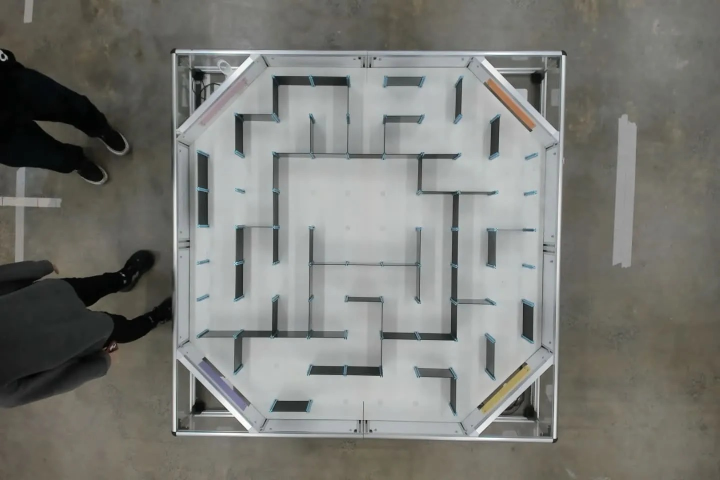
#> input picture path_planning/maze_images/eg.jpg, 1440 x 960 px, found by its file name (shown at 1/2 size)
$ python hsv_picker.py
#> lines starting #> are read from the running program, lines starting #| are printed output that depends on the picture
#import opencv and numpy
import cv2
import numpy as np

#trackbar callback function to update HSV value
def callback(x):
    global H_low, H_high, S_low, S_high, V_low, V_high
    #assign trackbar position value to H, S, V High and low variables
    H_low = cv2.getTrackbarPos('low H', 'controls')
    H_high = cv2.getTrackbarPos('high H', 'controls')
    S_low = cv2.getTrackbarPos('low S', 'controls')
    S_high = cv2.getTrackbarPos('high S', 'controls')
    V_low = cv2.getTrackbarPos('low V', 'controls')
    V_high = cv2.getTrackbarPos('high V', 'controls')

#create a separate window named 'controls' for trackbar
cv2.namedWindow('controls', 2)
cv2.resizeWindow("controls", 550, 10)

#global variables
H_low = 0
H_high = 179
S_low = 0
S_high = 255
V_low = 0
V_high = 255

#create trackbars for high, low H, S, V
cv2.createTrackbar('low H', 'controls', 0, 179, callback)
cv2.createTrackbar('high H', 'controls', 179, 179, callback)
cv2.createTrackbar('low S', 'controls', 0, 255, callback)
cv2.createTrackbar('high S', 'controls', 255, 255, callback)
cv2.createTrackbar('low V', 'controls', 0, 255, callback)
cv2.createTrackbar('high V', 'controls', 255, 255, callback)

while(1):
    #read source image
    img = cv2.imread("./path_planning/maze_images/eg.jpg")
#> img is the input picture: shape (960, 1440, 3); mean B, G, R 116.9, 121.9, 121.3

    #scale down the image by a factor of 1
    width = int(img.shape[1] * 0.4)
#> width = 576
    height = int(img.shape[0] * 0.4)
#> height = 384
    img = cv2.resize(img, (width, height), interpolation=cv2.INTER_AREA)
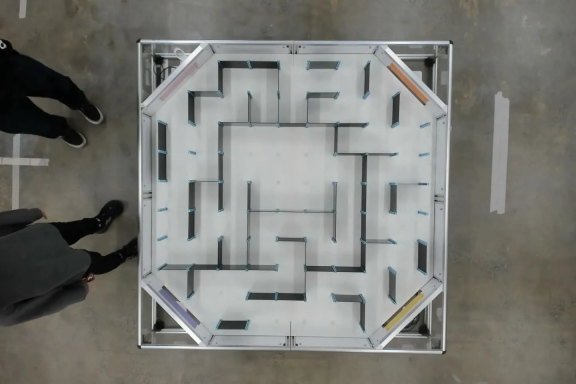
#> img: shape (384, 576, 3); mean B, G, R 116.9, 121.9, 121.3

    #convert source image to HSV color mode
    hsv = cv2.cvtColor(img, cv2.COLOR_BGR2HSV)
#> hsv: shape (384, 576, 3); mean H, S, V 51.3, 22.5, 123.6

    #define the range for HSV values
    hsv_low = np.array([H_low, S_low, V_low], np.uint8)
    hsv_high = np.array([H_high, S_high, V_high], np.uint8)

    #create mask for the specified HSV range
    mask = cv2.inRange(hsv, hsv_low, hsv_high)
#> mask: shape (384, 576); every value is 255
    #masking HSV value selected color becomes black
    res = cv2.bitwise_and(img, img, mask=mask)

    #show images
    cv2.imshow('mask', mask)
    cv2.imshow('res', res)

    #wait for the user to press escape and break the while loop
    k = cv2.waitKey(1) & 0xFF
#> (key Esc is pressed here)
    if k == 27:
        break

#destroy all windows
cv2.destroyAllWindows()

$ run again, with path_planning/maze_images/cam_1_1.jpg copied over path_planning/maze_images/eg.jpg
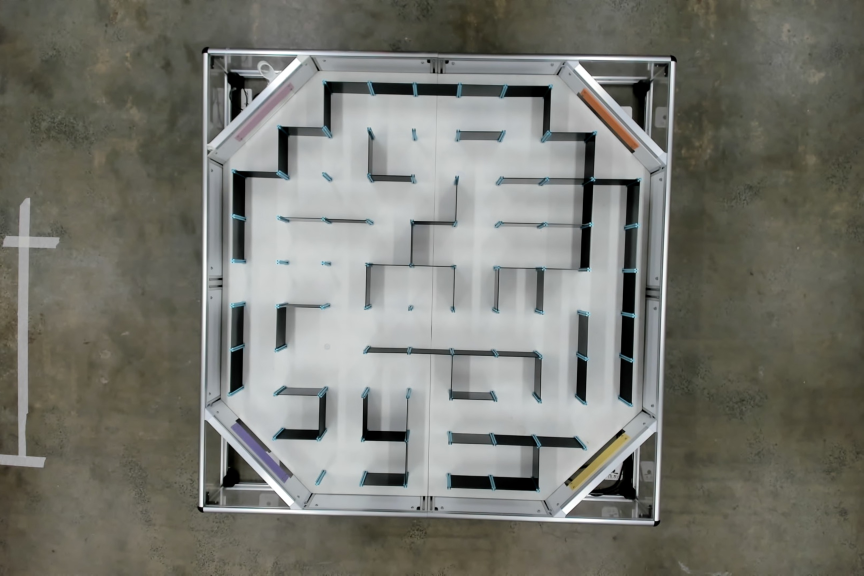
#> input picture path_planning/maze_images/cam_1_1.jpg, 2590 x 1726 px, found by its file name (shown at 1/3 size)
#> img is the input picture: shape (1726, 2590, 3); mean B, G, R 111.8, 119.4, 119
#> `img = cv2.resize(img, (width, height), interpolation=cv2.INTER_AREA)`:
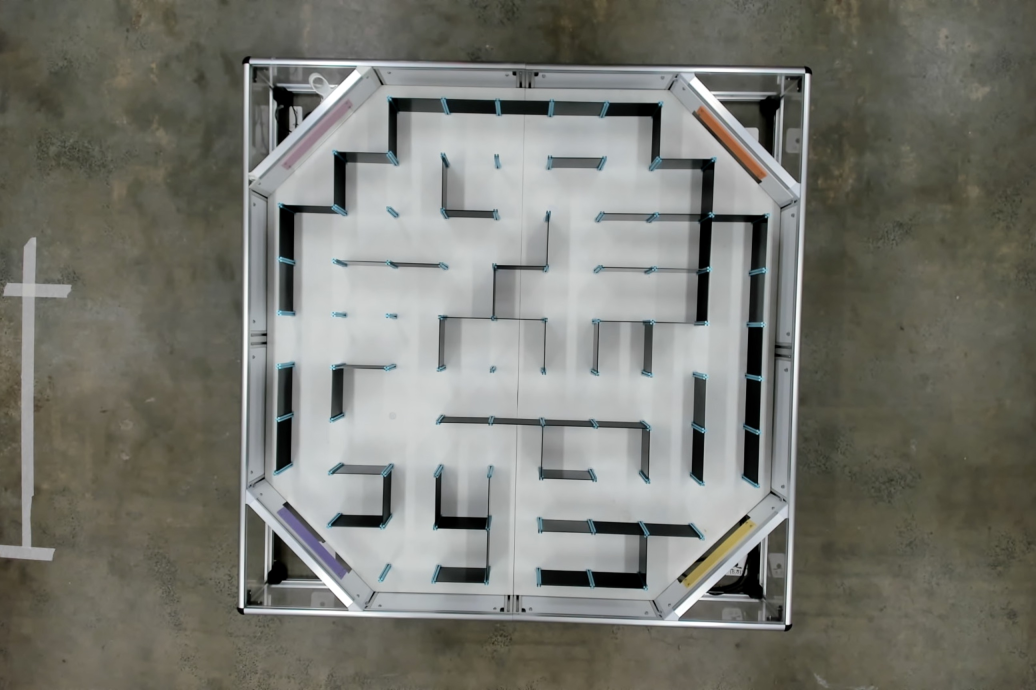
#> img: shape (690, 1036, 3); mean B, G, R 111.8, 119.4, 119
#> hsv: shape (690, 1036, 3); mean H, S, V 50.7, 30.8, 121.2
#> mask: shape (690, 1036); every value is 255
